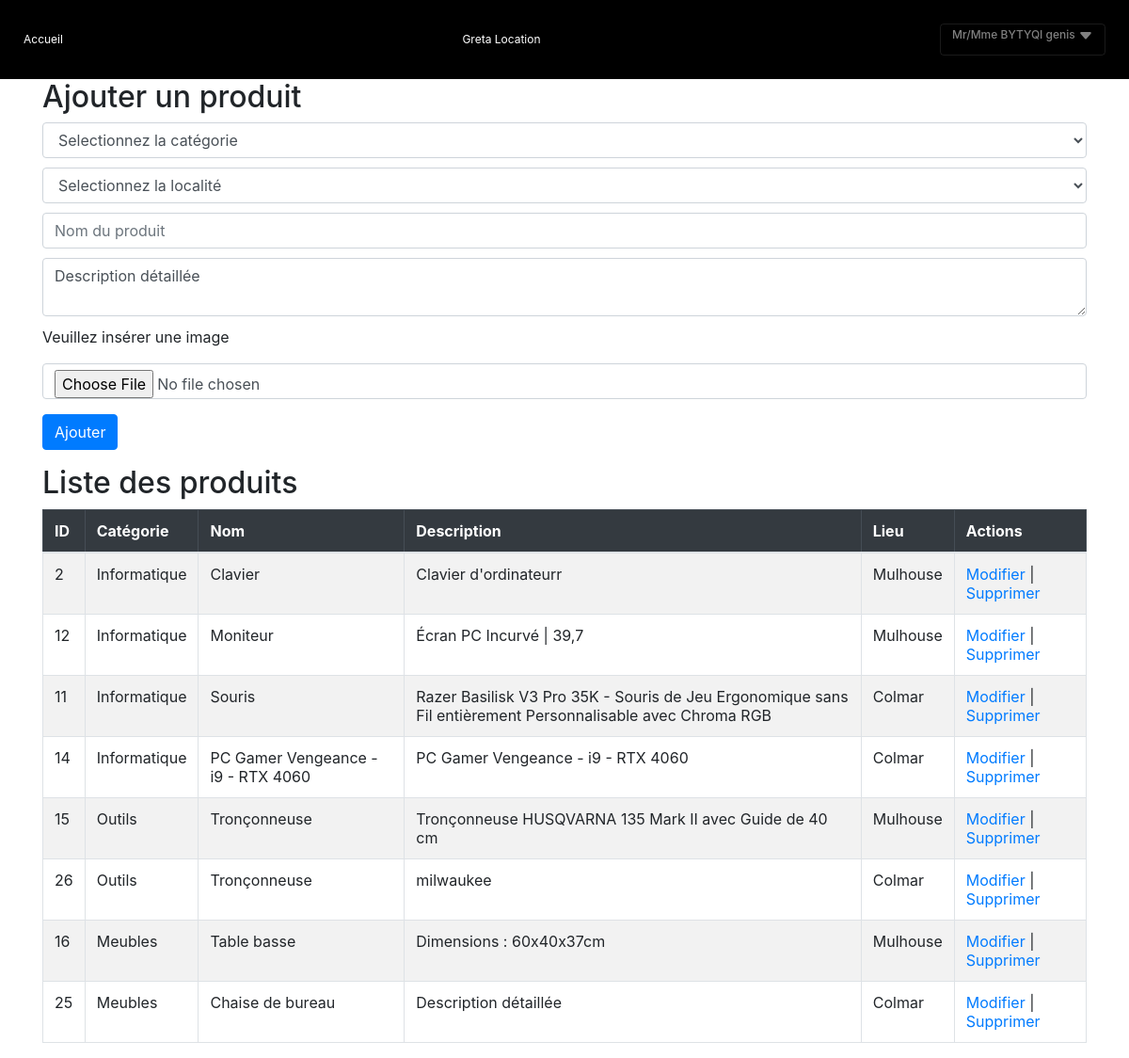
The page /?action=allProduits (signed in) on the database as committed earlier.
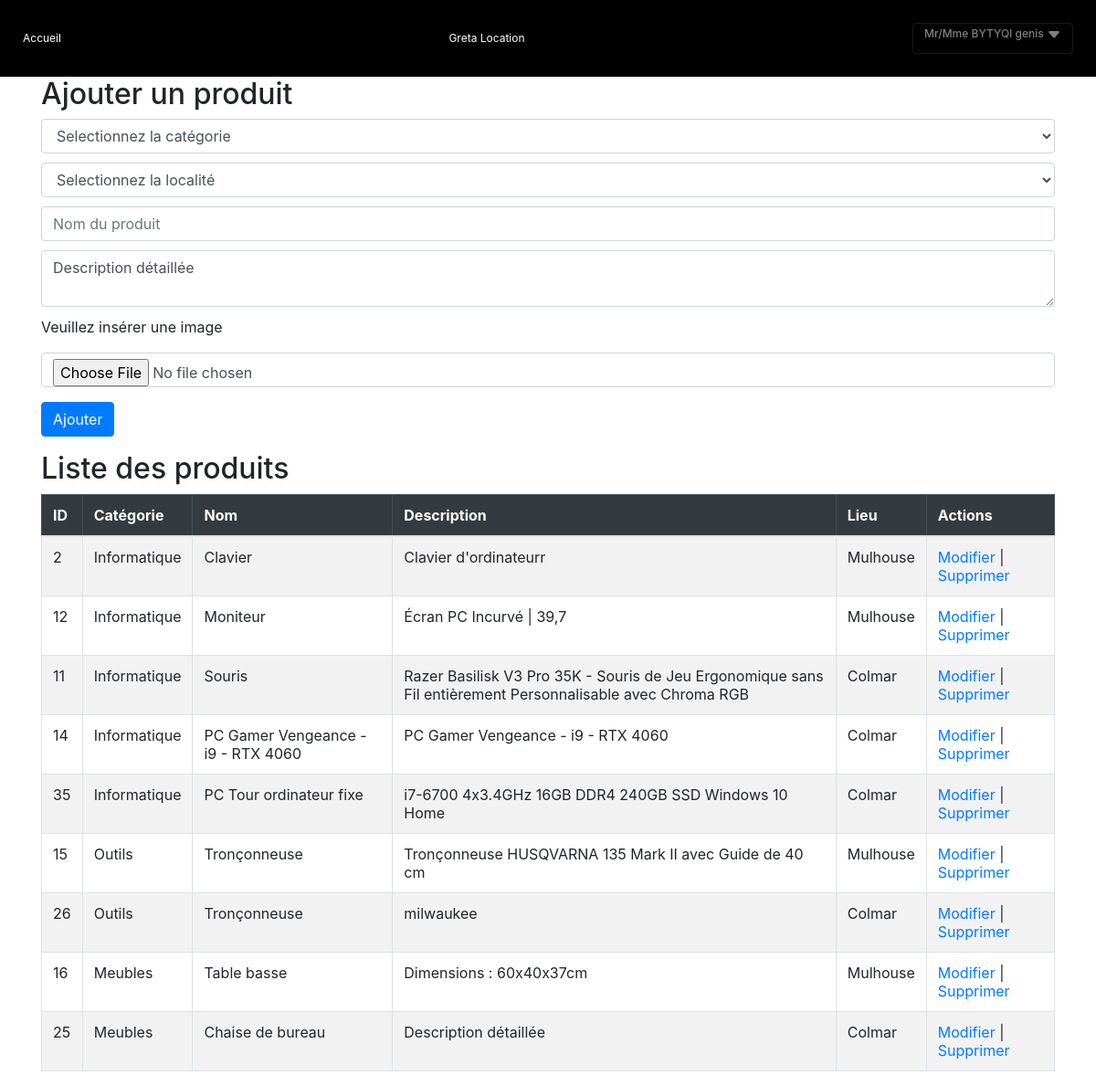
The same page on the database as committed later.
### tables this page shows
CREATE TABLE `equipement` (
  `id` int(11) NOT NULL,
  `catégorie` int(11) NOT NULL,
  `libelle` varchar(50) NOT NULL,
  `description` varchar(255) NOT NULL,
  `lieu` int(11) NOT NULL
);

CREATE TABLE `categorie` (
  `id` int(11) NOT NULL,
  `libelle` varchar(20) NOT NULL
);

CREATE TABLE `localisation` (
  `id` int(11) NOT NULL,
  `libelle` varchar(50) NOT NULL
);

### Controlleur/ctrlAdminProduit.php (called while the page is built, shortened)
<?php
include_once("Vue/VueEntete.php");
include_once("Model/ModelEquipementDAO.php");
$equipement = ModelEquipementDAO::getAllEquipement();
include_once("Vue/privilege/vueAllProduits.php");
include_once("Vue/VuePied.php");
?>

### index.php (called while the page is built, shortened)
<?php
    $racine = dirname(__FILE__);
$action = isset($_GET['action']) ? htmlspecialchars($_GET['action']) : "accueil";
    $controleur = Routeur::getControleur($action);
    include_once "$racine/Controlleur/$controleur";
?>

### Data/connexionDB.php (called while the page is built, shortened)
<?php
   class ConnexionDB{
        private static $connexion;
        public static function getInstance(){
            if(!self::$connexion){
                try {
                    $serveur = 'mysql:host=db5017546525.hosting-data.io;';
                    $bdd = 'dbname=dbs14057594';
                    $user = 'dbu5674762' ;
                    $mdp = '5d2f6JEAN!?' ;
                    self::$connexion = new PDO($serveur.$bdd, $user, $mdp);
                    self::$connexion->query("SET CHARACTER SET utf8");
                } catch (PDOException $e) {
                        echo " Error connexion: " . $serveur . " " . $bdd . " " . $user . " " . $mdp . " " . $e->getMessage() ;
                        throw new Exception("Erreur à  la connexion \n" . $e->getMessage());
                }
            }
            return self::$connexion;
        }
     }
?>

### Model/ModelEquipementDAO.php (called while the page is built, shortened)
<?php
include_once("./Data/ConnexionDB.php");
include_once("./classes/Equipement.php");
include_once("./Model/ModelCategorieDAO.php");
include_once("./Model/ModelLieuDAO.php");
class ModelEquipementDAO {
    public static function getAllEquipement($cat = null, $lieu = null){
        try{
            if((isset($cat) && isset($lieu)) || isset($cat) ||isset($lieu)){
                if($cat != null && $lieu == null){
                    if(ModelCategorieDAO::existCategorie($cat)){
                        $sql = "SELECT * FROM equipement WHERE catégorie = ? ORDER BY catégorie,lieu";
                        $param = array($cat);
                    }else{
                        echo '<script>window.location.href="./?action=accueil"</script>';
                        die();
                    }
                }else if($cat == null && $lieu != null){
                    if(ModelLieuDAO::existLieu($lieu)){
                        $sql = "SELECT * FROM equipement WHERE lieu = ? ORDER BY catégorie,lieu";
                        $param = array($lieu);
                    }else{
                        echo '<script>window.location.href="./?action=accueil"</script>';
                        die();
                    }
                }else{
                    if(ModelCategorieDAO::existCategorie($cat) && ModelLieuDAO::existLieu($lieu)){
                        $sql = "SELECT * FROM equipement WHERE catégorie = ? AND lieu = ? ORDER BY catégorie,lieu";
                        $param = array($cat,$lieu);
                    }else{
                        echo '<script>window.location.href="./?action=accueil"</script>';
                    }
                }
                    $req = ConnexionDB::getInstance()->prepare($sql);
                    $req ->execute($param);
                    if($req->rowCount() <1){
                        return [];
                    }
            }else{
                $req = ConnexionDB::getInstance()->query("SELECT * FROM equipement ORDER BY catégorie,lieu");
            }
             while ($ligne = $req->fetch(PDO::FETCH_ASSOC)) {
                $unObjet = new Equipement(
                    $ligne['id'],
                    $ligne['libelle'],
                    ModelCategorieDAO::getCategorie($ligne['catégorie']),
                    $ligne['description'],
                    $ligne['lieu']
            );
                $resultat[] = $unObjet;
            }
                return $resultat;
        }catch(PDOException $ex){
            print "Erreur : ". $ex->getMessage();
        }
    }
}
?>

### Model/ModelCategorieDAO.php (called while the page is built, shortened)
<?php
include_once("Data/ConnexionDB.php");
class ModelCategorieDAO{
    public static function getCategorie($id){
        $req = ConnexionDB::getInstance()->prepare("SELECT libelle FROM categorie WHERE id = ?");
        $req -> execute(array($id));
        $row = $req->fetch(PDO::FETCH_ASSOC);
        return $row['libelle'];
    }
}
?>

### classes/Equipement.php (called while the page is built)
<?php
class Equipement {
    private string $code;
    private string $libelle;
    private ?string $categorie ;
    private ?string $desc;
    private ?string $lieu;
        function __construct(string $code, string $libelle, string $c = null, $d = null,$l = null){
            $this->code = $code;
            $this->libelle = $libelle;
            $this->categorie = $c;
            $this ->desc = $d;
            $this->lieu = $l;
        }
    public function getLibelle(){
        return $this->libelle;
    }
    public function getLieu(){
        return $this->lieu;
    }
    public function getCode(){
        return $this->code;
    }
    public function getCategorie(){
        return $this->categorie;
    }
    public function getDescription(){
        return $this->desc;
    }
}

### Model/ModelLieuDAO.php (called while the page is built, shortened)
<?php
include_once("Data/ConnexionDB.php");
class ModelLieuDAO{
    public static function getLieu($id){
        $req = ConnexionDB::getInstance()->prepare("SELECT libelle FROM localisation WHERE id = ?");
        $req -> execute(array($id));
        $row = $req->fetch(PDO::FETCH_ASSOC);
        return $row['libelle'];
    }
}
?>

### Vue/privilege/vueAllProduits.php (the view, shortened to what the changed rows need)
<div class="container">
    <div class="product-form">
        <h2>Ajouter un produit</h2>
    </div>
    <div class="product-list table-responsive">
        <h2>Liste des produits</h2>
        <table class="table table-bordered table-striped">
            <thead class="table-dark">
                <tr>
                    <th>ID</th>
                    <th>Catégorie</th>
                    <th>Nom</th>
                    <th>Description</th>
                    <th>Lieu</th>
                    <th>Actions</th>
                </tr>
            </thead>
            <tbody>
                <?php if(count($equipement) > 0):?>
                    <?php foreach($equipement as $equip): ?>
                <tr>
                    <td><?=$equip->getCode(); ?></td>
                    <td><?=$equip->getCategorie(); ?></td>
                    <td><?=$equip->getLibelle(); ?></td>
                    <td><?=$equip->getDescription()?></td>
                    <td><?=ModelLieuDAO::getLieu($equip->getLieu());?></td>
                    <td>
                        <a href="#" data-toggle="modal" data-target="#editModal" data-id="<?=$equip->getCode();?>" data-desc="<?=$equip->getDescription()?>" data-nom="<?=$equip->getLibelle();?>"">Modifier</a> |
                        <a  class="delete-btn" href="./?action=allProduits&supprimer=<?=$equip->getCode();?>" data-toggle="modal" data-target="#confirmDeleteModal" data-id="<?=$equip->getCode();?>">Supprimer</a>
                    </td>
                </tr>
                <?php endforeach; ?>
                <?php endif;?>
            </tbody>
        </table>
    </div>
</div>

Rows that differ between the two databases and show on the page:
added equipement: id "35", catégorie.libelle "Informatique", libelle "PC Tour ordinateur fixe", description "i7-6700 4x3.4GHz 16GB DDR4 240GB SSD Windows 10 Home", lieu.libelle "Colmar"
